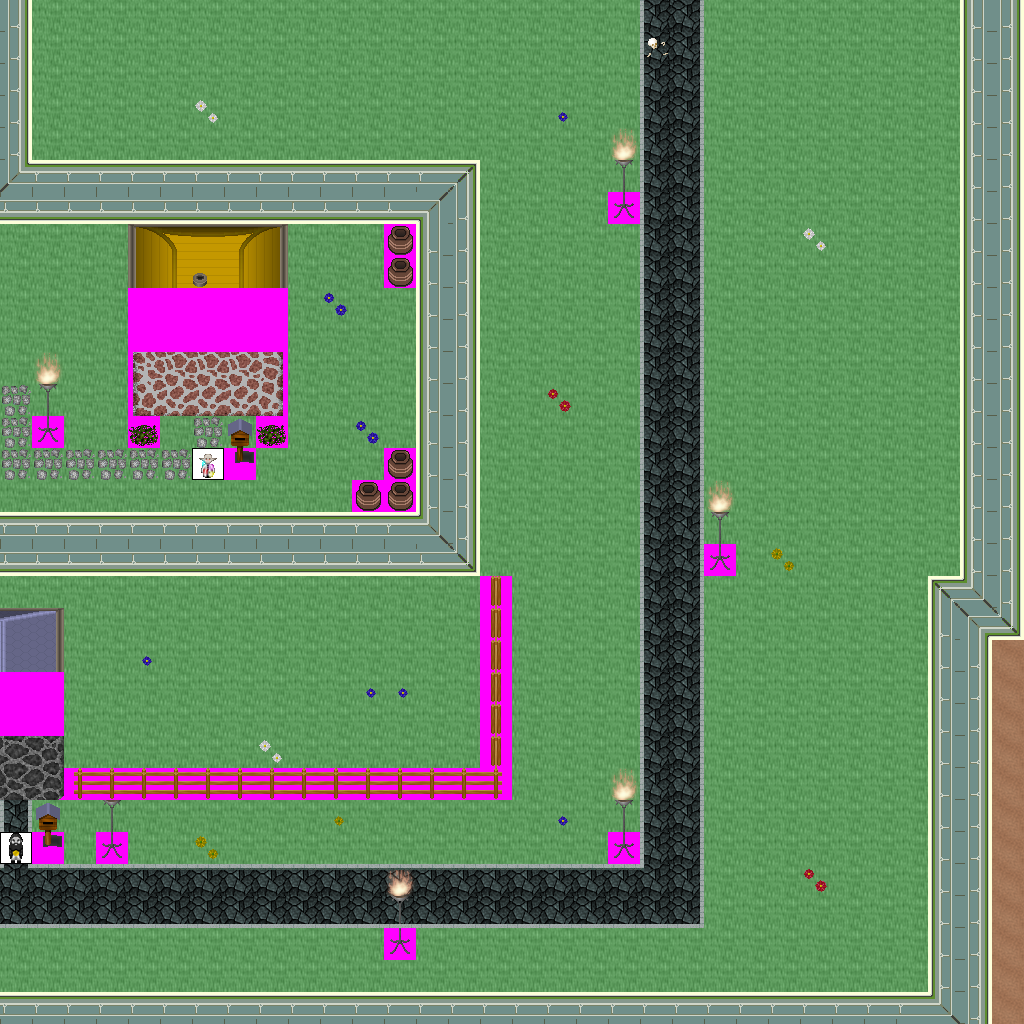

A level layout from a 2D game, rendered from its tile map. Below: a short description, then the map file with tile-grid data replaced by summaries:
An orthogonal 32x32 tile map with 32x32 px tiles, 7 tile layers (Ground, Objects, Above, Walkable, ...), 30 tilesets and 8 objects (4x newmap, from_east_0, from_east_1, from_east_2, from_north_0).

<map version="1.0" orientation="orthogonal" width="32" height="32" tilewidth="32" tileheight="32">
 <tileset firstgid="1" name="ground_brown" tilewidth="32" tileheight="32">
  <image source="../drawable/ground_brown.png" width="160" height="32" />
 </tileset>
 <tileset firstgid="6" name="ground_indoor_tiles" tilewidth="32" tileheight="32">
  <image source="../drawable/ground_indoor_tiles.png" width="64" height="128" />
 </tileset>
 <tileset firstgid="14" name="building_wall_int_blue_green" tilewidth="32" tileheight="32">
  <image source="../drawable/building_wall_int_blue_green.png" width="128" height="128" />
 </tileset>
 <tileset firstgid="30" name="building_wall_int_green_blue" tilewidth="32" tileheight="32">
  <image source="../drawable/building_wall_int_green_blue.png" width="128" height="128" />
 </tileset>
 <tileset firstgid="46" name="item_corpse_skull_pale" tilewidth="32" tileheight="32">
  <image source="../drawable/item_corpse_skull_pale.png" width="64" height="32" />
 </tileset>
 <tileset firstgid="48" name="building_wall_stone" tilewidth="32" tileheight="32">
  <image source="../drawable/building_wall_stone.png" width="96" height="128" />
 </tileset>
 <tileset firstgid="60" name="building_wall_stone_grey" tilewidth="32" tileheight="32">
  <image source="../drawable/building_wall_stone_grey.png" width="96" height="128" />
 </tileset>
 <tileset firstgid="72" name="building_decoration_chimney" tilewidth="32" tileheight="32">
  <image source="../drawable/building_decoration_chimney.png" width="32" height="64" />
 </tileset>
 <tileset firstgid="74" name="building_door_closed" tilewidth="32" tileheight="32">
  <image source="../drawable/building_door_closed.png" width="32" height="32" />
 </tileset>
 <tileset firstgid="75" name="building_door_door" tilewidth="32" tileheight="32">
  <image source="../drawable/building_door_door.png" width="96" height="64" />
 </tileset>
 <tileset firstgid="81" name="building_fence_fence_chunky" tilewidth="32" tileheight="32">
  <image source="../drawable/building_fence_fence_chunky.png" width="96" height="224" />
 </tileset>
 <tileset firstgid="102" name="building_roof_blue" tilewidth="32" tileheight="32">
  <image source="../drawable/building_roof_blue.png" width="160" height="128" />
 </tileset>
 <tileset firstgid="122" name="building_roof_yellow" tilewidth="32" tileheight="32">
  <image source="../drawable/building_roof_yellow.png" width="160" height="128" />
 </tileset>
 <tileset firstgid="142" name="ground_cobbled_paving" tilewidth="32" tileheight="32">
  <image source="../drawable/ground_cobbled_paving.png" width="32" height="32" />
 </tileset>
 <tileset firstgid="143" name="ground_stone_floors" tilewidth="32" tileheight="32">
  <image source="../drawable/ground_stone_floors.png" width="96" height="64" />
 </tileset>
 <tileset firstgid="149" name="ground_ground" tilewidth="32" tileheight="32">
  <image source="../drawable/ground_ground.png" width="96" height="352" />
 </tileset>
 <tileset firstgid="182" name="plant_bush_various_small" tilewidth="32" tileheight="32">
  <image source="../drawable/plant_bush_various_small.png" width="96" height="96" />
 </tileset>
 <tileset firstgid="191" name="plant_flower_daisy_blue" tilewidth="32" tileheight="32">
  <image source="../drawable/plant_flower_daisy_blue.png" width="64" height="128" />
 </tileset>
 <tileset firstgid="199" name="plant_flower_daisy_red" tilewidth="32" tileheight="32">
  <image source="../drawable/plant_flower_daisy_red.png" width="64" height="128" />
 </tileset>
 <tileset firstgid="207" name="plant_flower_daisy_white" tilewidth="32" tileheight="32">
  <image source="../drawable/plant_flower_daisy_white.png" width="64" height="128" />
 </tileset>
 <tileset firstgid="215" name="plant_flower_daisy_yellow" tilewidth="32" tileheight="32">
  <image source="../drawable/plant_flower_daisy_yellow.png" width="64" height="128" />
 </tileset>
 <tileset firstgid="223" name="item_pot_pot_purple" tilewidth="32" tileheight="32">
  <image source="../drawable/item_pot_pot_purple.png" width="32" height="32" />
 </tileset>
 <tileset firstgid="224" name="item_postbox" tilewidth="32" tileheight="32">
  <image source="../drawable/item_postbox.png" width="64" height="64" />
 </tileset>
 <tileset firstgid="228" name="furniture_light_iron_lamp" tilewidth="32" tileheight="32">
  <image source="../drawable/furniture_light_iron_lamp.png" width="32" height="96" />
 </tileset>
 <tileset firstgid="231" name="furniture_light_flames" tilewidth="32" tileheight="32">
  <image source="../drawable/furniture_light_flames.png" width="192" height="32" />
 </tileset>
 <tileset firstgid="237" name="building_wall_bricked_edges" tilewidth="32" tileheight="32">
  <image source="../drawable/building_wall_bricked_edges.png" width="160" height="160" />
 </tileset>
 <tileset firstgid="262" name="logic_creature_albino_elf" tilewidth="32" tileheight="32">
  <image source="../drawable/logic_creature_albino_elf.png" width="160" height="32" />
 </tileset>
 <tileset firstgid="267" name="logic_creature_dwarf_duergar" tilewidth="32" tileheight="32">
  <image source="../drawable/logic_creature_dwarf_duergar.png" width="256" height="32" />
 </tileset>
 <tileset firstgid="275" name="building_wall_int_sandstone" tilewidth="32" tileheight="32">
  <image source="../drawable/building_wall_int_sandstone.png" width="96" height="160" />
 </tileset>
 <tileset firstgid="290" name="walkable_sentinel" tilewidth="32" tileheight="32">
  <image source="../drawable/walkable_sentinel.png" width="32" height="32" />
 </tileset>
 <layer name="Ground" width="32" height="32">
  <data>[1024 cells, 1024 non-empty, 4 distinct tile ids]</data>
 </layer>
 <layer name="Objects" width="32" height="32">
  <data>[1024 cells, 12 non-empty, 8 distinct tile ids]</data>
 </layer>
 <layer name="Above" width="32" height="32">
  <data>[1024 cells, 42 non-empty, 30 distinct tile ids]</data>
 </layer>
 <layer name="Walkable" width="32" height="32">
  <data>[1024 cells, 241 non-empty, 1 distinct tile ids]</data>
 </layer>
 <layer name="Objects_stendhal" width="32" height="32">
  <data>[1024 cells, 364 non-empty, 46 distinct tile ids]</data>
 </layer>
 <layer name="Above_stendhal" width="32" height="32">
  <data>[1024 cells, 1 non-empty, 1 distinct tile ids]</data>
 </layer>
 <layer name="Objects_stendhal2" width="32" height="32">
  <data>[1024 cells, 2 non-empty, 2 distinct tile ids]</data>
 </layer>
 <objectgroup name="Mapevents" width="32" height="32">
  <object name="exit_west_0" type="newmap" x="0" y="224" width="32" height="288">
   <properties>
    <property name="map" value="level_1_fado_great_cave_e3_x2_y0" />
    <property name="place" value="from_west_0" />
   </properties>
  </object>
  <object name="exit_west_1" type="newmap" x="0" y="576" width="32" height="96">
   <properties>
    <property name="map" value="level_1_fado_great_cave_e3_x2_y0" />
    <property name="place" value="from_west_1" />
   </properties>
  </object>
  <object name="exit_west_2" type="newmap" x="0" y="800" width="32" height="192">
   <properties>
    <property name="map" value="level_1_fado_great_cave_e3_x2_y0" />
    <property name="place" value="from_west_2" />
   </properties>
  </object>
  <object name="exit_south_0" type="newmap" x="992" y="992" width="32" height="32">
   <properties>
    <property name="map" value="level_1_fado_great_cave_e3_x3_y1" />
    <property name="place" value="from_south_0" />
   </properties>
  </object>
 </objectgroup>
 <objectgroup name="Spawn" width="32" height="32">
  <object name="from_east_0" x="0" y="352" width="32" height="32" />
  <object name="from_east_1" x="0" y="608" width="32" height="32" />
  <object name="from_east_2" x="0" y="896" width="32" height="32" />
  <object name="from_north_0" x="992" y="992" width="32" height="32" />
 </objectgroup>
 <objectgroup name="Keys" width="32" height="32" />
 <objectgroup name="Replace" width="32" height="32" />
</map>
